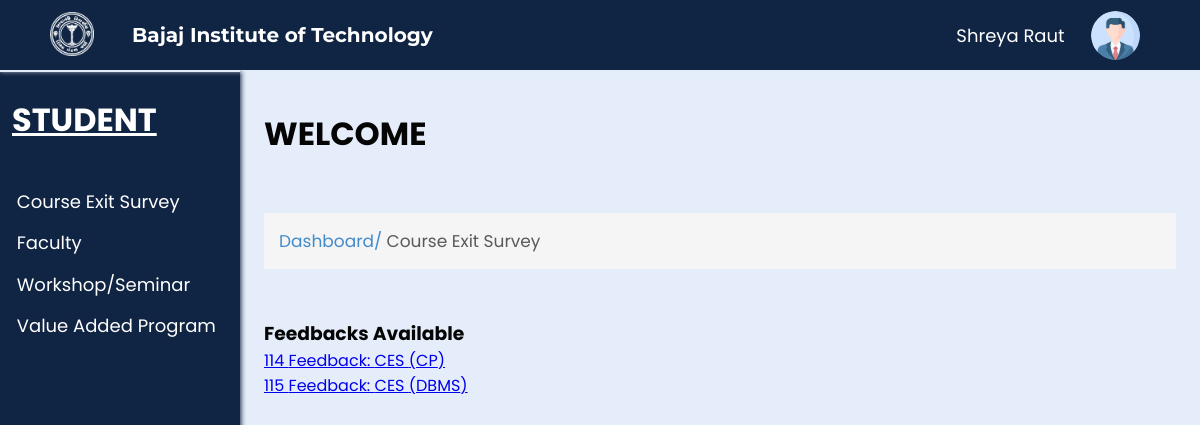
Screenshot of /CES.php (signed in) with the database file from the repository.
### tables this page shows
CREATE TABLE `feedbacks` (
  `feedback_id` int(100) NOT NULL,
  `feedback_type` text NOT NULL,
  `author` text NOT NULL,
  `subject` text NOT NULL,
  `status` text NOT NULL,
  `dept` varchar(10) NOT NULL,
  `year` varchar(3) NOT NULL,
  `sem` varchar(4) NOT NULL,
  `section` varchar(1) NOT NULL
);

### check.php (called while the page is built, shortened)
<?php
$userid  = $_SESSION['email'];
$fname = $_SESSION['fname'];
$lname = $_SESSION['lname'];
?>

### CES.php (the view, shortened to what this page needs)
<?php
include('connect.php');
include('check.php');
$sql = "SELECT *
        FROM feedbacks
        JOIN students ON feedbacks.sem = students.sem
        WHERE students.email = '$userid' AND status = 'Active' ";
$result = mysqli_query($conn, $sql);
?>
<html lang="en">
<head>
  <link rel="stylesheet" href="css/ces.css?v=<?php echo time(); ?>">
  <link rel="stylesheet" href="css/common.css?v=<?php echo time(); ?>">
</head>
<body>
  <div class="nav">
    <div class="img">
      <img id="img" src="images/bitlogo_transparent.png" alt="BIT Logo">
    </div>
    <h2 id="heading">Bajaj Institute of Technology</h2>
    <div class="links" id="links">
      <p class="input"><?php echo $fname, " ", $lname; ?></p>
      <div class="account_div" onclick="profileAccount();">
        <img class="account_img" src="images/user.png" alt="User" width="7%" style="border-radius: 50%;">
      </div>
    </div>
  </div>
  <div class="spaces"></div>
  <div class="full">
    <div class="left">
      <h1>STUDENT</h1>
      <ul>
        <li><a href="CES.php">Course Exit Survey</a></li>
        <li><a href="#">Faculty</a></li>
        <li><a href="#">Workshop/Seminar</a></li>
        <li><a href="#">Value Added Program</a></li>
      </ul>
    </div>
    <div class="right">
      <h1>WELCOME</h1>
      <br>
      <p class="s1">Dashboard/ <span class="head">Course Exit Survey</span></p>
      <br>
      <br>
      <h3>Feedbacks Available</h3>
      <?php
      while ($row = mysqli_fetch_assoc($result)) {
        $feed = $row['feedback_id'];
      ?>
        <a href="feedback.php?id=<?php echo $feed; ?>"><?php echo $row['feedback_id']; ?> <span>Feedback: </span><?php echo $row['feedback_type']; ?>
          <span>(<?php echo $row['subject']; ?>)</span><br /></a>
      <?php
      }
      ?>
    </div>
  </div>
</body>
</html>

### css/CES.css (style rules this page uses)
h1 { top: 0; padding-bottom: 20px; }
.head { color: rgb(89, 89, 89); }

### css/common.css (style rules this page uses)
* { margin: 0; padding: 0; box-sizing: border-box; font-family: 'Poppins', sans-serif; }
body { background-color: #E4EDF9; }
.nav { background-color: #102543; position: fixed; width: 100%; z-index: 100; height: 70px; box-shadow: 0px 1px 5px #E4EDF9; transition: 0.5s; }
.nav .img { transition: 0.5s; margin-left: 2%; padding: 1%; text-align: center; height: 100%; float: left; width: 8%; }
#img { height: 95%; transition: 0.5s; }
.nav .img img { height: 100%; width: auto; }
.links img { width: auto; height: 70%; cursor: pointer; }
.nav h2 { transition: 0.5s; color: white; display: flex; height: 70px; font-size: 20px; float: left; width: 30%; align-items: center; padding: 1%; font-family: 'Montserrat', sans-serif; }
.nav .links { margin-right: 5%; transition: 0.5s; display: flex; height: 70px; float: left; width: 55%; align-items: center; justify-content: right; gap: 4%; font-family: 'Montserrat', sans-serif; }
.spaces { height: 70px; }
.full { width: 100%; max-width: 100%; min-height: 100%; margin: 0px; }
.left { height: 100vh; width: 20vw; background-color: #102543; color: white; border-top: 2px solid #E4EDF9; box-shadow: 1px 0px 5px #102543; position: fixed; }
.left h1 { margin: 10% 5%; text-decoration: underline; }
.right { width: 100%; padding: 5vh 2vw; padding-left: 22vw; color: rgb(5, 5, 5); }
.left ul { list-style-type: none; margin: 10% 7%; }
.left li { cursor: pointer; font-size: 18px; margin-top: 7%; transition: 0.5s; }
.left li a { text-decoration: none; color: white; }
.right>p { margin-top: 10px; font-size: 17px; padding: 15px; background-color: #F5F5F5; color: #428BCA; }
.right>p span { color: rgb(89, 89, 89); }
.account_div { text-align: center; }
.links .input { background-color: transparent; border: 0; color: white; font-size: 18px; }

### rows the page displays
feedbacks: feedback_id "114", feedback_type "CES", subject "CP"
feedbacks: feedback_id "115", feedback_type "CES", subject "DBMS"

### other values shown
$fname "Shreya"
$lname "Raut"
